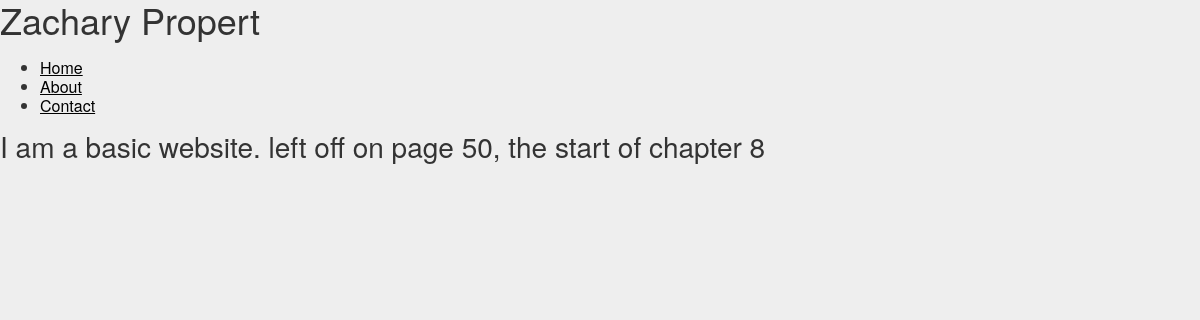
The app's page /, older data.
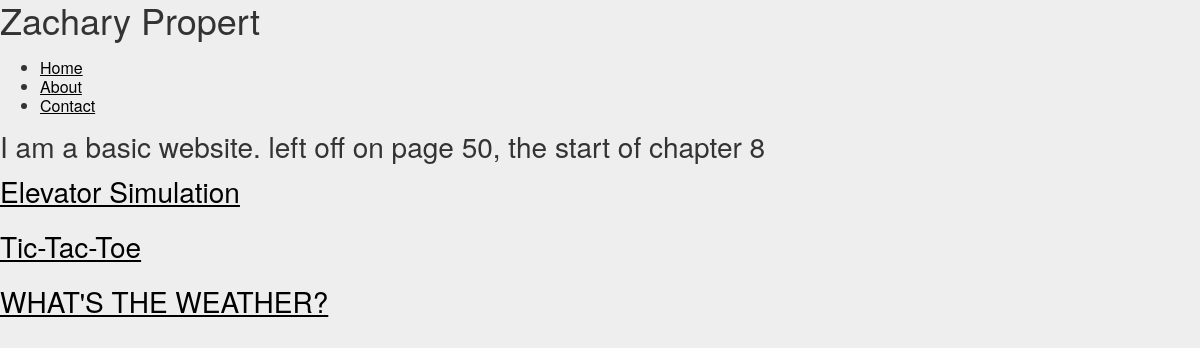
The same page, newer data.
### collection/models.py (models this page shows)
class Project(models.Model):
	name = models.CharField(max_length = 255)
	summary = models.TextField()
	description = models.TextField()
	slug = models.SlugField(unique=True)

### collection/views.py (the view)
# urls.py: url(r'^$', 'collection.views.index', name = 'home'),
def index(request):
	projects = Project.objects.all().order_by('name') #retrieves all entries in database and orders them by name
	return render(request, 'index.html', {
		'projects': projects,
	})

### collection/templates/index.html (shortened to what this page needs)
{% extends 'layouts/base.html' %}
{% load humanize %}
{% block content %}
	<h2>I am a basic website. left off on page 50, the start of chapter 8</h2>
	{% for project in projects %}
	<h2><a href="{% url 'project_detail' slug=project.slug %}"> {{ project.name }} </a></h2>
	{% endfor %}
{% endblock %}

### collection/templates/layouts/base.html (shortened to what this page needs)
{% load staticfiles %}
<!doctype html>
<html>
<head>
	<link rel="stylesheet" href="{% static 'css/style.css' %}" />
</head>
<body>
	<header>
		<h1>Zachary Propert</h1>
		<nav>
			<ul>
		  		<li><a href="{% url 'home' %}">Home</a></li>
				<li><a href="{% url 'about' %}">About</a></li>
				<li><a href="{% url 'contact' %}">Contact</a></li>
			</ul>
		</nav>
	</header>
	{% block content %}{% endblock %}
</body>
</html>

### collection/static/css/style.css (style rules this page uses)
body { margin: 0; padding: 0; color: #333; background-color: #eee; font: 1em/1.2 "Helvetica Neue", Helvetica, Arial, Geneva, sans-serif; }
h1,h2,h3,h4,h5,h6 { margin: 0 0 .5em; font-weight: 500; line-height: 1.1; }
h1 { font-size: 2.25em; }
h2 { font-size: 1.75em; }
a:link { color: black; }

Row changes from the older to the newer data that the page shows:
added Project: name "Elevator Simulation"
added Project: name "Tic-Tac-Toe"
added Project: name "WHAT'S THE WEATHER?"
